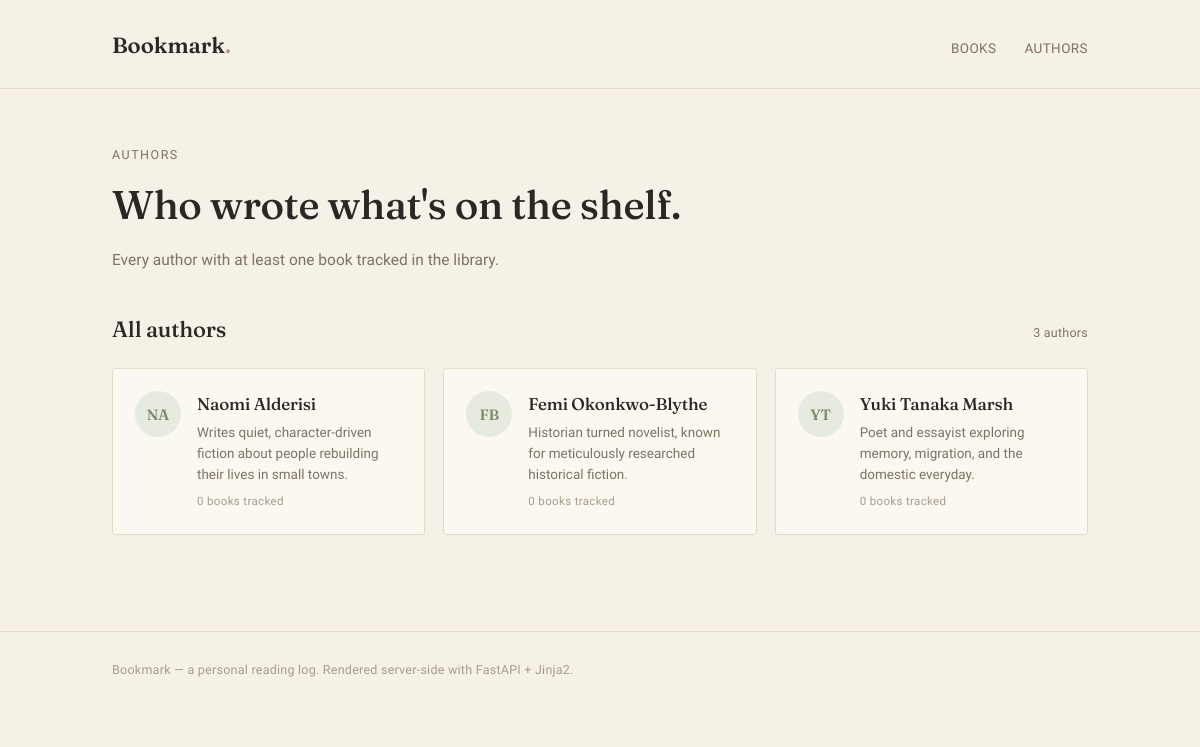
The app's page /authors, older data.
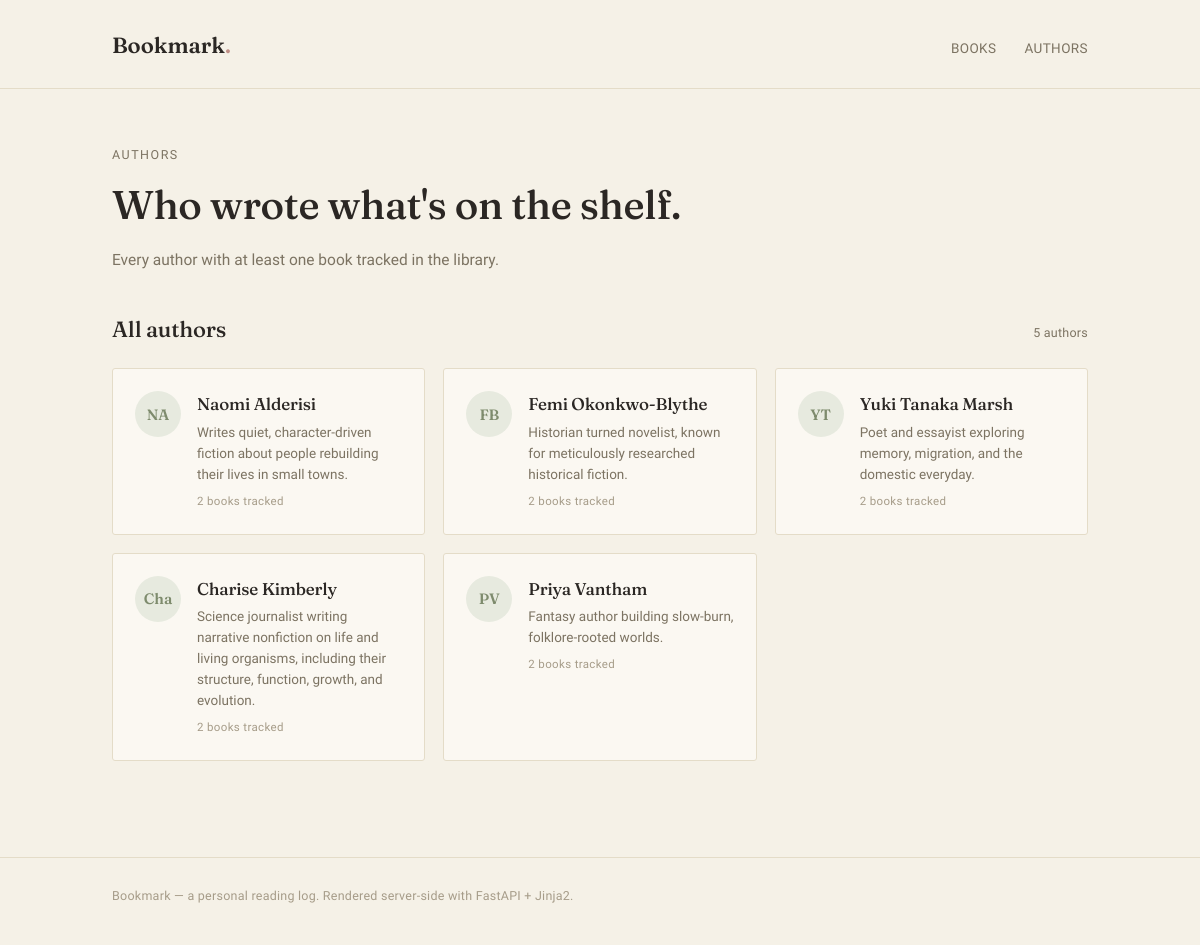
The same page, newer data.
### models.py (models this page shows)
class Author(Base):
    __tablename__ = "authors"
    id: Mapped[int] = mapped_column(primary_key=True, index=True)
    name: Mapped[str] = mapped_column(String(100), nullable=False)
    bio: Mapped[str | None] = mapped_column(String(500), nullable=True)
    initials: Mapped[str | None] = mapped_column(String(10), nullable=True)
    books: Mapped[list["Book"]] = relationship(back_populates="author", cascade="all, delete-orphan")

### main.py (the view)
@app.get("/authors", include_in_schema=False)
def authors_page(request: Request, db: Annotated[Session, Depends(get_db)]):
    result = db.execute(select(models.Author))
    authors = result.scalars().all()
    result = db.execute(select(models.Book))
    books = result.scalars().all()
    return templates.TemplateResponse(
        request,
        "authors.html",
        {"authors" : authors, "books" : books}
    )

### templates/authors.html
{% extends "index.html" %}
{% block content %}
  <div class="wrap">
    <section class="hero" style="margin-bottom: 40px;">
      <div class="eyebrow">Authors</div>
      <h1>Who wrote what's on the shelf.</h1>
      <p class="sub">Every author with at least one book tracked in the library.</p>
    </section>
    <section>
      <div class="section-head">
        <h2>All authors</h2>
        <span class="count-tag">{{ authors|length }} authors</span>
      </div>
      <div class="grid" style="grid-template-columns: repeat(auto-fill, minmax(280px, 1fr));">
        {% for author in authors %}
          {% set book_count = books | selectattr('author_id', 'equalto', author.id) | list | length %}
          <a class="author-card" href="/authors/{{ author.id }}">
            <span class="avatar">{{ author.initials }}</span>
            <div>
              <h3>{{ author.name }}</h3>
              <p>{{ author.bio }}</p>
              <span class="book-count">{{ book_count }} book{{ "" if book_count == 1 else "s" }} tracked</span>
            </div>
          </a>
        {% endfor %}
      </div>
    </section>
  </div>
{% endblock content %}

### templates/index.html (shortened to what this page needs)
{% extends "base.html" %}

### templates/base.html (shortened to what this page needs)
<!DOCTYPE html>
<html lang="en">
<head>
<link rel="stylesheet" href="{{ url_for('static', path='css/style.css') }}">
</head>
<body>
<header class="site">
  <div class="wrap">
    <div class="wordmark"><a href="{{ url_for('home') }}">Bookmark<span class="dot">.</span></a></div>
    <nav class="primary">
      <a href="{{ url_for('home') }}" aria-current="{{ 'page' if active == 'books' else 'false' }}">Books</a>
      <a href="{{ url_for('authors_page') }}" aria-current="{{ 'page' if active == 'authors' else 'false' }}">Authors</a>
    </nav>
  </div>
</header>
<main>
  {% block content %}{% endblock %}
</main>
<footer class="site">
  <div class="wrap">Bookmark — a personal reading log. Rendered server-side with FastAPI + Jinja2.</div>
</footer>
</body>
</html>

### static/css/style.css (style rules this page uses)
:root { --ivory: #F5F1E7; --paper: #FBF8F2; --ink: #2B2724; --taupe: #7C7362; --taupe-light: #A69C89; --line: #E4DCC8; --sage: #7E8B6D; --sage-soft: #E7EADF; --rose: #C08F86; --rose-soft: #F3E3DF; --ochre: #B08A45; --ochre-soft: #EFE4CD; --slate: #6E7C8C; --slate-soft: #E1E6EA; --plum: #8B6E82; --plum-soft: #EBE0E7; --radius: 3px; --shadow: 0 1px 2px rgba(43, 39, 36, 0.05), 0 8px 24px -12px rgba(43, 39, 36, 0.12); }
* { box-sizing: border-box; }
html { scroll-behavior: smooth; }
body { margin: 0; background: var(--ivory); color: var(--ink); font-family: 'Work Sans', sans-serif; font-size: 15px; line-height: 1.55; -webkit-font-smoothing: antialiased; }
h1, h2, h3, .display { font-family: 'Fraunces', serif; font-weight: 500; letter-spacing: -0.01em; margin: 0; }
a { color: inherit; text-decoration: none; }
.wrap { max-width: 1040px; margin: 0 auto; padding: 0 32px; }
header.site { padding: 28px 0 24px; border-bottom: 1px solid var(--line); }
header.site .wrap { display: flex; align-items: baseline; justify-content: space-between; gap: 24px; flex-wrap: wrap; }
.wordmark { font-family: 'Fraunces', serif; font-size: 22px; font-weight: 600; display: flex; align-items: baseline; gap: 8px; }
.wordmark .dot { color: var(--rose); }
nav.primary { display: flex; gap: 28px; font-size: 13.5px; letter-spacing: 0.03em; text-transform: uppercase; color: var(--taupe); }
nav.primary a { padding-bottom: 4px; border-bottom: 1px solid transparent; transition: color 0.15s ease, border-color 0.15s ease; }
main { padding: 56px 0 96px; }
footer.site { border-top: 1px solid var(--line); padding: 28px 0 40px; color: var(--taupe-light); font-size: 12.5px; letter-spacing: 0.02em; }
.hero { margin-bottom: 56px; }
.eyebrow { font-size: 12.5px; letter-spacing: 0.12em; text-transform: uppercase; color: var(--taupe); margin-bottom: 10px; }
.hero h1 { font-size: 40px; max-width: 22ch; }
.hero p.sub { margin-top: 12px; color: var(--taupe); max-width: 46ch; font-size: 15.5px; }
.section-head { display: flex; align-items: baseline; justify-content: space-between; margin-bottom: 22px; }
.section-head h2 { font-size: 22px; }
.count-tag { font-size: 12.5px; color: var(--taupe); letter-spacing: 0.02em; }
.grid { display: grid; grid-template-columns: repeat(auto-fill, minmax(220px, 1fr)); gap: 18px; }
.author-card { background: var(--paper); border: 1px solid var(--line); border-radius: var(--radius); padding: 22px; display: flex; gap: 16px; align-items: flex-start; transition: box-shadow 0.15s ease, transform 0.15s ease; }
.avatar { width: 46px; height: 46px; border-radius: 50%; background: var(--sage-soft); color: var(--sage); display: flex; align-items: center; justify-content: center; font-family: 'Fraunces', serif; font-weight: 600; font-size: 15px; flex: 0 0 auto; }
.author-card h3 { font-size: 17px; margin-bottom: 4px; }
.author-card p { margin: 0; font-size: 13.5px; color: var(--taupe); }
.author-card .book-count { display: inline-block; margin-top: 8px; font-size: 11.5px; color: var(--taupe-light); letter-spacing: 0.03em; }

Row changes from the older to the newer data that the page shows:
computed for Author "Naomi Alderisi": book_count "0" → "2"
computed for Author "Femi Okonkwo-Blythe": id "0" → "2"
computed for Author "Yuki Tanaka Marsh": book_count "0" → "2"
added Author: initials "Cha", name "Charise Kimberly", bio "Science journalist writing narrative nonfiction on life and living organisms, including their structure, function, growth, and evolution.", book_count "2", value "s"
added Author: initials "PV", name "Priya Vantham", bio "Fantasy author building slow-burn, folklore-rooted worlds.", book_count "2", value "s"
Text that changed along with them:
{{ authors|length }}: "3" → "5"
